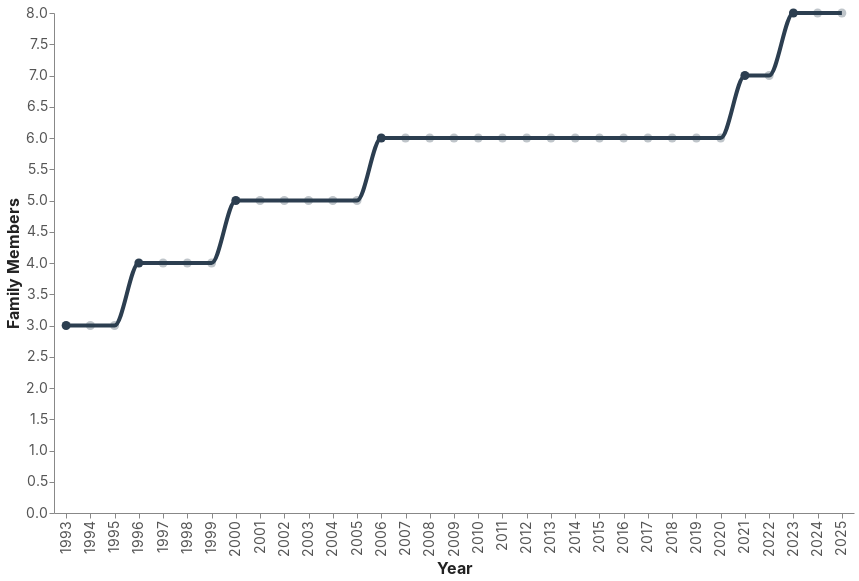

Write a Vega-Lite specification for this figure.
### Vega-Lite specification from a JSON file in a GitHub repository (floating-point values rounded to 4 significant figures)
{"$schema": "https://vega.github.io/schema/vega-lite/v5.json", "description": "Family size over time with life events shown as tooltips", "width": 800, "height": 500, "data": {"values": [{"year": 1993, "members": 3, "event": "I am born!"}, {"year": 1994, "members": 3}, {"year": 1995, "members": 3}, {"year": 1996, "members": 4, "event": "Noa is born"}, {"year": 1997, "members": 4}, {"year": 1998, "members": 4}, {"year": 1999, "members": 4}, {"year": 2000, "members": 5, "event": "Aviv is born"}, {"year": 2001, "members": 5}, {"year": 2002, "members": 5}, {"year": 2003, "members": 5}, {"year": 2004, "members": 5}, {"year": 2005, "members": 5}, {"year": 2006, "members": 6, "event": "Rona is born"}, {"year": 2007, "members": 6}, {"year": 2008, "members": 6}, {"year": 2009, "members": 6}, {"year": 2010, "members": 6}, {"year": 2011, "members": 6}, {"year": 2012, "members": 6}, {"year": 2013, "members": 6}, {"year": 2014, "members": 6}, {"year": 2015, "members": 6}, {"year": 2016, "members": 6}, {"year": 2017, "members": 6}, {"year": 2018, "members": 6}, {"year": 2019, "members": 6}, {"year": 2020, "members": 6}, {"year": 2021, "members": 7, "event": "Married Noga"}, {"year": 2022, "members": 7}, {"year": 2023, "members": 8, "event": "Mia is born"}, {"year": 2024, "members": 8}, {"year": 2025, "members": 8}]}, "layer": [{"mark": {"type": "line", "interpolate": "monotone", "strokeWidth": 4, "color": "#2c3e50"}, "encoding": {"x": {"field": "year", "type": "ordinal", "title": "Year"}, "y": {"field": "members", "type": "quantitative", "title": "Family Members"}}}, {"mark": {"type": "point", "filled": true, "size": 80, "color": "#2c3e50"}, "encoding": {"x": {"field": "year", "type": "ordinal"}, "y": {"field": "members", "type": "quantitative"}, "tooltip": [{"field": "year", "type": "ordinal", "title": "Year"}, {"field": "members", "type": "quantitative", "title": "Family Members"}, {"field": "event", "type": "nominal", "title": "Event"}], "opacity": {"condition": {"test": "datum.event != null", "value": 1}, "value": 0.3}}}], "config": {"axis": {"grid": false, "labelFont": "Inter", "titleFont": "Inter", "labelColor": "#555", "titleColor": "#222", "labelFontSize": 14, "titleFontSize": 16}, "view": {"stroke": "transparent"}, "background": "#ffffff", "title": {"fontSize": 20, "font": "Inter", "color": "#222"}}}
